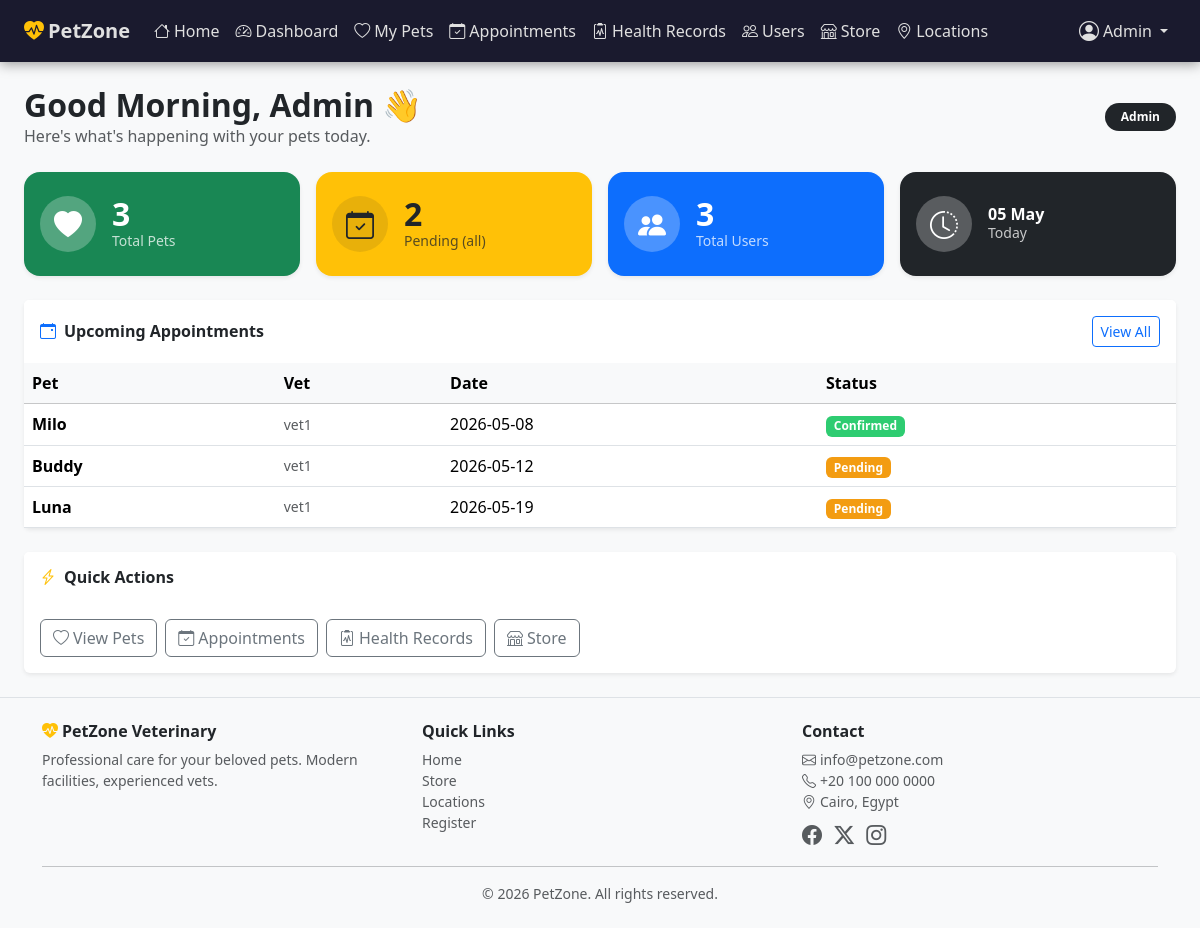
Page /view/pages/dashboard.php (signed in) on the committed database.
### tables this page shows
CREATE TABLE IF NOT EXISTS `appointments` (
  `ID`           INT(11)       NOT NULL AUTO_INCREMENT,
  `petOwner`     VARCHAR(50)   NOT NULL,
  `EmployeeName` VARCHAR(50)   NOT NULL,
  `petname`      VARCHAR(50)   NOT NULL,
  `service_type` VARCHAR(100)  DEFAULT NULL,
  `aDate`        DATE          NOT NULL,
  `price`        DECIMAL(8,2)  NOT NULL DEFAULT 0.00,
  `status`       ENUM('Pending','Confirmed','Cancelled') NOT NULL DEFAULT 'Pending',
  `notes`        TEXT          DEFAULT NULL,
  `created_at`   TIMESTAMP     NOT NULL DEFAULT CURRENT_TIMESTAMP,
  PRIMARY KEY (`ID`),
  KEY `idx_owner`    (`petOwner`),
  KEY `idx_employee` (`EmployeeName`)
);

### includes/auth.php (called while the page is built, shortened)
<?php
function current_user(): array {
    return [
        'ID'          => $_SESSION['ID']          ?? null,
        'firstname'   => $_SESSION['firstname']   ?? '',
        'lastname'    => $_SESSION['lastname']     ?? '',
        'Username'    => $_SESSION['Username']     ?? '',
        'Email'       => $_SESSION['Email']        ?? '',
        'accountType' => $_SESSION['accountType']  ?? '',
    ];
}

### view/pages/dashboard.php (the view, shortened to what this page needs)
<!DOCTYPE html>
<html lang="en">
<head>
  <?php include "sidebar.php"; ?>
</head>
<body class="bg-light d-flex flex-column min-vh-100">
<?php
require_once "../../includes/auth.php";
$u    = current_user();
$pdo  = db();
$type = $u['accountType'];
$un   = $u['Username'];
if ($type === 'Admin') {
    $petCount  = (int) $pdo->query('SELECT COUNT(*) FROM patients')->fetchColumn();
    $userCount = (int) $pdo->query('SELECT COUNT(*) FROM users')->fetchColumn();
    $apptCount = (int) $pdo->query("SELECT COUNT(*) FROM appointments WHERE status='Pending'")->fetchColumn();
    $pendingText = 'Pending (all)';
}
$upcomingQ = match($type) {
    'Admin'    => 'SELECT * FROM appointments WHERE aDate >= CURDATE() ORDER BY aDate ASC LIMIT 5',
    'Employee' => 'SELECT * FROM appointments WHERE EmployeeName=:u AND aDate >= CURDATE() ORDER BY aDate ASC LIMIT 5',
    default    => 'SELECT * FROM appointments WHERE petOwner=:u AND aDate >= CURDATE() ORDER BY aDate ASC LIMIT 5',
};
if ($type === 'Admin') {
    $upcoming = $pdo->query($upcomingQ)->fetchAll();
} else {
    $s2 = $pdo->prepare($upcomingQ);
    $s2->execute([':u' => $un]);
    $upcoming = $s2->fetchAll();
}
$myPets = [];
?>
<div class="container-fluid py-4 px-4 flex-grow-1">
  <div class="d-flex justify-content-between align-items-center mb-4 flex-wrap gap-2">
    <div>
      <h2 class="fw-bold mb-0">
        Good <?= date('H') < 12 ? 'Morning' : (date('H') < 18 ? 'Afternoon' : 'Evening') ?>,
        <?= htmlspecialchars($u['firstname']) ?> 👋
      </h2>
      <p class="text-muted mb-0">Here's what's happening with your pets today.</p>
    </div>
    <span class="badge bg-dark px-3 py-2 rounded-pill"><?= htmlspecialchars($type) ?></span>
  </div>
  <div class="row g-3 mb-4">
    <div class="col-sm-6 col-lg-3">
      <div class="card pz-stat-card bg-success text-white shadow-sm">
        <div class="card-body d-flex align-items-center gap-3 py-4">
          <div class="bg-white bg-opacity-25 rounded-circle d-flex align-items-center justify-content-center" style="width:56px;height:56px">
            <i class="bi bi-heart-fill fs-3"></i>
          </div>
          <div>
            <div class="fs-2 fw-bold lh-1"><?= $petCount ?></div>
            <div class="small opacity-75"><?= $type === 'Client' ? 'My Pets' : 'Total Pets' ?></div>
          </div>
        </div>
      </div>
    </div>
    <div class="col-sm-6 col-lg-3">
      <div class="card pz-stat-card bg-warning text-dark shadow-sm">
        <div class="card-body d-flex align-items-center gap-3 py-4">
          <div class="bg-dark bg-opacity-10 rounded-circle d-flex align-items-center justify-content-center" style="width:56px;height:56px">
            <i class="bi bi-calendar-check fs-3"></i>
          </div>
          <div>
            <div class="fs-2 fw-bold lh-1"><?= $apptCount ?></div>
            <div class="small opacity-75"><?= $pendingText ?></div>
          </div>
        </div>
      </div>
    </div>
    <?php if ($type === 'Admin' && $userCount !== null): ?>
    <div class="col-sm-6 col-lg-3">
      <div class="card pz-stat-card bg-primary text-white shadow-sm">
        <div class="card-body d-flex align-items-center gap-3 py-4">
          <div class="bg-white bg-opacity-25 rounded-circle d-flex align-items-center justify-content-center" style="width:56px;height:56px">
            <i class="bi bi-people-fill fs-3"></i>
          </div>
          <div>
            <div class="fs-2 fw-bold lh-1"><?= $userCount ?></div>
            <div class="small opacity-75">Total Users</div>
          </div>
        </div>
      </div>
    </div>
    <?php endif; ?>
    <div class="col-sm-6 col-lg-3">
      <div class="card pz-stat-card bg-dark text-white shadow-sm">
        <div class="card-body d-flex align-items-center gap-3 py-4">
          <div class="bg-white bg-opacity-25 rounded-circle d-flex align-items-center justify-content-center" style="width:56px;height:56px">
            <i class="bi bi-clock-history fs-3"></i>
          </div>
          <div>
            <div class="fw-bold lh-1"><?= date('d M') ?></div>
            <div class="small opacity-75">Today</div>
          </div>
        </div>
      </div>
    </div>
  </div>
  <div class="row g-4">
    <div class="col-lg-<?= $type === 'Client' && !empty($myPets) ? '7' : '12' ?>">
      <div class="card border-0 shadow-sm h-100">
        <div class="card-header bg-white border-0 d-flex justify-content-between align-items-center py-3">
          <h6 class="fw-bold mb-0"><i class="bi bi-calendar-event me-2 text-primary"></i>Upcoming Appointments</h6>
          <a href="AppointmentsManagement.php" class="btn btn-sm btn-outline-primary">View All</a>
        </div>
        <div class="card-body p-0">
          <?php if (empty($upcoming)): ?>
          <div class="text-center py-5 text-muted">
            <i class="bi bi-calendar-x fs-1 mb-2 d-block"></i>
            No upcoming appointments.
            <?php if ($type === 'Client'): ?>
            <br><a href="../forms/create-appointment.php" class="btn btn-sm btn-success mt-2">Book Now</a>
            <?php endif; ?>
          </div>
          <?php else: ?>
          <div class="table-responsive">
            <table class="table table-hover mb-0 align-middle">
              <thead class="table-light">
                <tr>
                  <th>Pet</th>
                  <th><?= $type === 'Employee' ? 'Owner' : 'Vet' ?></th>
                  <th>Date</th>
                  <th>Status</th>
                </tr>
              </thead>
              <tbody>
                <?php foreach ($upcoming as $a): ?>
                <tr>
                  <td class="fw-semibold"><?= htmlspecialchars($a['petname']) ?></td>
                  <td class="text-muted small"><?= htmlspecialchars($type === 'Employee' ? $a['petOwner'] : $a['EmployeeName']) ?></td>
                  <td><?= htmlspecialchars($a['aDate']) ?></td>
                  <td>
                    <span class="badge badge-<?= strtolower($a['status']) ?>">
                      <?= htmlspecialchars($a['status']) ?>
                    </span>
                  </td>
                </tr>
                <?php endforeach; ?>
              </tbody>
            </table>
          </div>
          <?php endif; ?>
        </div>
      </div>
    </div>
  </div>
  <div class="card border-0 shadow-sm mt-4">
    <div class="card-header bg-white border-0 py-3">
      <h6 class="fw-bold mb-0"><i class="bi bi-lightning-charge me-2 text-warning"></i>Quick Actions</h6>
    </div>
    <div class="card-body d-flex flex-wrap gap-2">
      <a href="patientsManagement.php"      class="btn btn-outline-secondary"><i class="bi bi-heart me-1"></i>View Pets</a>
      <a href="AppointmentsManagement.php"  class="btn btn-outline-secondary"><i class="bi bi-calendar-check me-1"></i>Appointments</a>
      <a href="health_records.php"          class="btn btn-outline-secondary"><i class="bi bi-clipboard2-pulse me-1"></i>Health Records</a>
      <a href="store.php"                   class="btn btn-outline-secondary"><i class="bi bi-shop me-1"></i>Store</a>
    </div>
  </div>
</div>
<?php include "../components/footer.php"; ?>
</body>
</html>

### view/style/custom.css (style rules this page uses)
:root { --pz-green: #2ecc71; --pz-teal: #1abc9c; --pz-dark: #1a1a2e; --pz-mid: #16213e; --pz-card: #0f3460; --pz-text: #e0e0e0; }
.pz-stat-card { border: none; border-radius: 16px; transition: transform .2s, box-shadow .2s; }
.badge-pending { background: #f39c12; }
.badge-confirmed { background: #2ecc71; }

### rows in the picture
appointments: petname "Milo", EmployeeName "vet1", aDate "2026-05-08", status "Confirmed"
appointments: petname "Buddy", EmployeeName "vet1", aDate "2026-05-12", status "Pending"
appointments: petname "Luna", EmployeeName "vet1", aDate "2026-05-19", status "Pending"

### other values in the picture
$user['firstname'] "Admin"
$u['firstname'] "Admin"
$type "Admin"
$petCount "3"
$apptCount "2"
$pendingText "Pending (all)"
$userCount "3"
